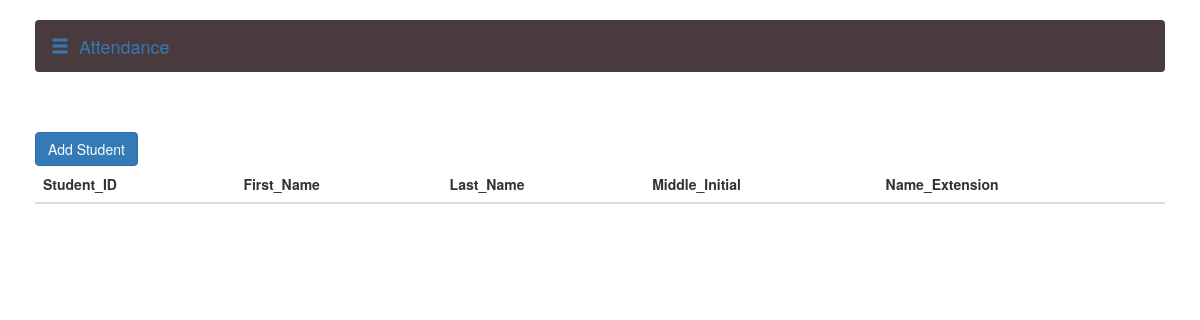
Page /take.php on the earlier database version.
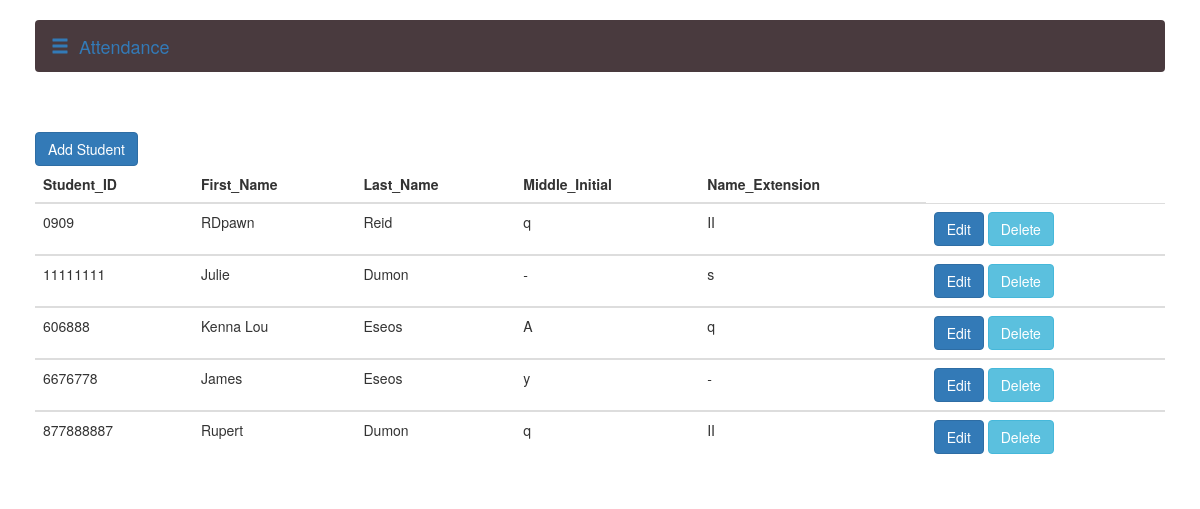
Same page on the later database version.
### tables this page shows
CREATE TABLE `student` (
  `Student_ID` varchar(20) NOT NULL,
  `First_Name` varchar(20) DEFAULT NULL,
  `Last_Name` varchar(20) DEFAULT NULL,
  `Middle_Initial` char(1) DEFAULT NULL,
  `Name_Extension` varchar(3) DEFAULT NULL
);

### take.php (the view, shortened to what this page needs)
<?php
	if(isset($_POST['btn_search']))
	{
    $search = $_POST['search'];
		$query = "SELECT * FROM `student` WHERE CONCAT(`Student_ID`, `First_Name`, `Last_Name`, `Middle_Initial` , `Name_Extension`) LIKE '%".$search."%'";
		$search_result = filterTable($query);
	}
	else {
		$query = "SELECT * FROM `student`";
		$search_result = filterTable($query);
	}
	function filterTable($query)
	{
		$connect = mysqli_connect("localhost", "root", "", "attendance");
		$filter_Result = mysqli_query($connect, $query);
		return $filter_Result;
	}
?>
<!DOCTYPE html>
<html lang="en">
<head>
	<link href="bootstrap-3.3.7/css/bootstrap.min.css" rel="stylesheet">
    <link href="css/attendance.css" rel="stylesheet">
</head>
<body>
   <div id="wrapper">
        <div id="page-content-wrapper">
            <div class="container-fluid">
				<nav class="navbar navbar-green">
					<div class="container-fluid">
						<div class="navbar-header">
							<a class="navbar-brand" onclick="openNav()"><span  class="glyphicon glyphicon-menu-hamburger"></span>&nbsp;&nbsp;Attendance</a>
						</div>
					</div>
				</nav>
             <br>
          <br>
		 <body>
		<div class="table-responsive">
       <a href="student.php"class="btn btn-primary">Add Student</a>
			<table class="table table-hover table-dark">
				  <thead>
						<tr>
							<th>Student_ID</th>
							<th>First_Name</th>
							<th>Last_Name</th>
							<th>Middle_Initial</th>
							<th>Name_Extension</th>
							</tr>
				    </thead>
					<?php while($row = mysqli_fetch_array($search_result)):?>
					 <tbody>
					    	<tr>
							<td><?php echo $row['Student_ID'];?></td>
							<td><?php echo $row['First_Name'];?></td>
							<td><?php echo $row['Last_Name'];?></td>
							<td><?php echo $row['Middle_Initial'];?></td>
							<td><?php echo $row['Name_Extension'];?></td>
							<td>
				        	 <div class>
							<a class="btn btn-primary" href="edit1.php?edit=<?php echo $row['Student_ID']; ?>">Edit</a>
						    <a href="delete.php?Student_ID=<?php echo $row["Student_ID"]; ?>"><button type="submit"class="btn btn-info"  onclick="return confirm('Are you sure?');" >Delete</button></a>
						</div>
							</td>
						</tr>
						</tbody>
					<?php endwhile;?>
				</table>
				</div>
			   </body>
				  </html>

Differences in the rows shown:
added student: Student_ID "0909", First_Name "RDpawn", Last_Name "Reid", Middle_Initial "q", Name_Extension "II"
added student: Student_ID "11111111", First_Name "Julie", Last_Name "Dumon", Middle_Initial "-", Name_Extension "s"
added student: Student_ID "606888", First_Name "Kenna Lou", Last_Name "Eseos", Middle_Initial "A", Name_Extension "q"
added student: Student_ID "6676778", First_Name "James", Last_Name "Eseos", Middle_Initial "y", Name_Extension "-"
added student: Student_ID "877888887", First_Name "Rupert", Last_Name "Dumon", Middle_Initial "q", Name_Extension "II"
